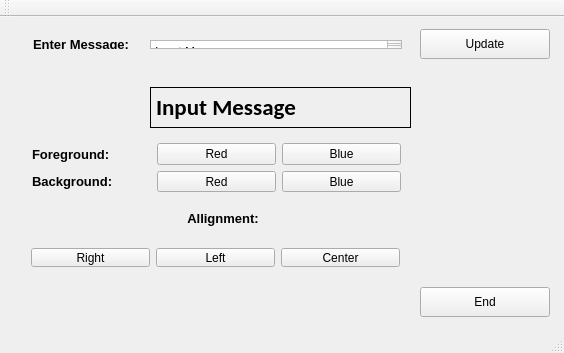
<?xml version="1.0" encoding="UTF-8"?>
<ui version="4.0">
 <class>MainWindow</class>
 <widget class="QMainWindow" name="MainWindow">
  <property name="geometry">
   <rect>
    <x>0</x>
    <y>0</y>
    <width>564</width>
    <height>353</height>
   </rect>
  </property>
  <property name="windowTitle">
   <string>MainWindow</string>
  </property>
  <widget class="QWidget" name="centralWidget">
   <widget class="QPushButton" name="Update_Button">
    <property name="geometry">
     <rect>
      <x>420</x>
      <y>12</y>
      <width>130</width>
      <height>30</height>
     </rect>
    </property>
    <property name="cursor">
     <cursorShape>PointingHandCursor</cursorShape>
    </property>
    <property name="text">
     <string>Update</string>
    </property>
   </widget>
   <widget class="QLabel" name="outputLabel">
    <property name="geometry">
     <rect>
      <x>150</x>
      <y>70</y>
      <width>261</width>
      <height>41</height>
     </rect>
    </property>
    <property name="font">
     <font>
      <family>Calibri</family>
      <pointsize>17</pointsize>
      <weight>75</weight>
      <bold>true</bold>
     </font>
    </property>
    <property name="frameShape">
     <enum>QFrame::Box</enum>
    </property>
    <property name="text">
     <string>Input Message</string>
    </property>
   </widget>
   <widget class="QWidget" name="layoutWidget">
    <property name="geometry">
     <rect>
      <x>20</x>
      <y>220</y>
      <width>391</width>
      <height>41</height>
     </rect>
    </property>
    <layout class="QHBoxLayout" name="horizontalLayout">
     <item>
      <widget class="QPushButton" name="Position_Right_Button">
       <property name="cursor">
        <cursorShape>PointingHandCursor</cursorShape>
       </property>
       <property name="text">
        <string>Right</string>
       </property>
      </widget>
     </item>
     <item>
      <widget class="QPushButton" name="Position_Left_Button">
       <property name="cursor">
        <cursorShape>PointingHandCursor</cursorShape>
       </property>
       <property name="text">
        <string>Left</string>
       </property>
      </widget>
     </item>
     <item>
      <widget class="QPushButton" name="Position_Center_Button">
       <property name="cursor">
        <cursorShape>PointingHandCursor</cursorShape>
       </property>
       <property name="text">
        <string>Center</string>
       </property>
      </widget>
     </item>
    </layout>
   </widget>
   <widget class="QPushButton" name="Position_End_Button">
    <property name="geometry">
     <rect>
      <x>420</x>
      <y>270</y>
      <width>130</width>
      <height>30</height>
     </rect>
    </property>
    <property name="cursor">
     <cursorShape>PointingHandCursor</cursorShape>
    </property>
    <property name="text">
     <string>End</string>
    </property>
   </widget>
   <widget class="QLabel" name="label_4">
    <property name="geometry">
     <rect>
      <x>160</x>
      <y>190</y>
      <width>126</width>
      <height>23</height>
     </rect>
    </property>
    <property name="font">
     <font>
      <pointsize>10</pointsize>
      <weight>75</weight>
      <bold>true</bold>
     </font>
    </property>
    <property name="text">
     <string>Allignment:</string>
    </property>
    <property name="alignment">
     <set>Qt::AlignCenter</set>
    </property>
   </widget>
   <widget class="QWidget" name="">
    <property name="geometry">
     <rect>
      <x>21</x>
      <y>115</y>
      <width>391</width>
      <height>71</height>
     </rect>
    </property>
    <layout class="QGridLayout" name="gridLayout">
     <item row="0" column="0">
      <widget class="QLabel" name="label">
       <property name="font">
        <font>
         <pointsize>10</pointsize>
         <weight>75</weight>
         <bold>true</bold>
        </font>
       </property>
       <property name="text">
        <string>Foreground:</string>
       </property>
      </widget>
     </item>
     <item row="0" column="1">
      <widget class="QPushButton" name="foregroundRed">
       <property name="cursor">
        <cursorShape>PointingHandCursor</cursorShape>
       </property>
       <property name="text">
        <string>Red</string>
       </property>
      </widget>
     </item>
     <item row="0" column="2">
      <widget class="QPushButton" name="foregroundBlue">
       <property name="cursor">
        <cursorShape>PointingHandCursor</cursorShape>
       </property>
       <property name="text">
        <string>Blue</string>
       </property>
      </widget>
     </item>
     <item row="1" column="0">
      <widget class="QLabel" name="label_3">
       <property name="font">
        <font>
         <pointsize>10</pointsize>
         <weight>75</weight>
         <bold>true</bold>
        </font>
       </property>
       <property name="text">
        <string>Background:</string>
       </property>
      </widget>
     </item>
     <item row="1" column="1">
      <widget class="QPushButton" name="backgroundRed">
       <property name="cursor">
        <cursorShape>PointingHandCursor</cursorShape>
       </property>
       <property name="text">
        <string>Red</string>
       </property>
      </widget>
     </item>
     <item row="1" column="2">
      <widget class="QPushButton" name="backgroundBlue">
       <property name="cursor">
        <cursorShape>PointingHandCursor</cursorShape>
       </property>
       <property name="text">
        <string>Blue</string>
       </property>
      </widget>
     </item>
    </layout>
   </widget>
   <widget class="QWidget" name="">
    <property name="geometry">
     <rect>
      <x>22</x>
      <y>12</y>
      <width>391</width>
      <height>31</height>
     </rect>
    </property>
    <layout class="QHBoxLayout" name="horizontalLayout_2">
     <item>
      <widget class="QLabel" name="label_2">
       <property name="font">
        <font>
         <pointsize>10</pointsize>
         <weight>75</weight>
         <bold>true</bold>
        </font>
       </property>
       <property name="text">
        <string>Enter Message:</string>
       </property>
      </widget>
     </item>
     <item>
      <spacer name="horizontalSpacer">
       <property name="orientation">
        <enum>Qt::Horizontal</enum>
       </property>
       <property name="sizeType">
        <enum>QSizePolicy::Fixed</enum>
       </property>
       <property name="sizeHint" stdset="0">
        <size>
         <width>15</width>
         <height>20</height>
        </size>
       </property>
      </spacer>
     </item>
     <item>
      <widget class="QPlainTextEdit" name="inputTextBox">
       <property name="plainText">
        <string>Input Message</string>
       </property>
      </widget>
     </item>
    </layout>
   </widget>
  </widget>
  <widget class="QMenuBar" name="menuBar">
   <property name="geometry">
    <rect>
     <x>0</x>
     <y>0</y>
     <width>564</width>
     <height>21</height>
    </rect>
   </property>
  </widget>
  <widget class="QToolBar" name="mainToolBar">
   <attribute name="toolBarArea">
    <enum>TopToolBarArea</enum>
   </attribute>
   <attribute name="toolBarBreak">
    <bool>false</bool>
   </attribute>
  </widget>
  <widget class="QStatusBar" name="statusBar"/>
 </widget>
 <layoutdefault spacing="6" margin="11"/>
 <resources/>
 <connections/>
</ui>
